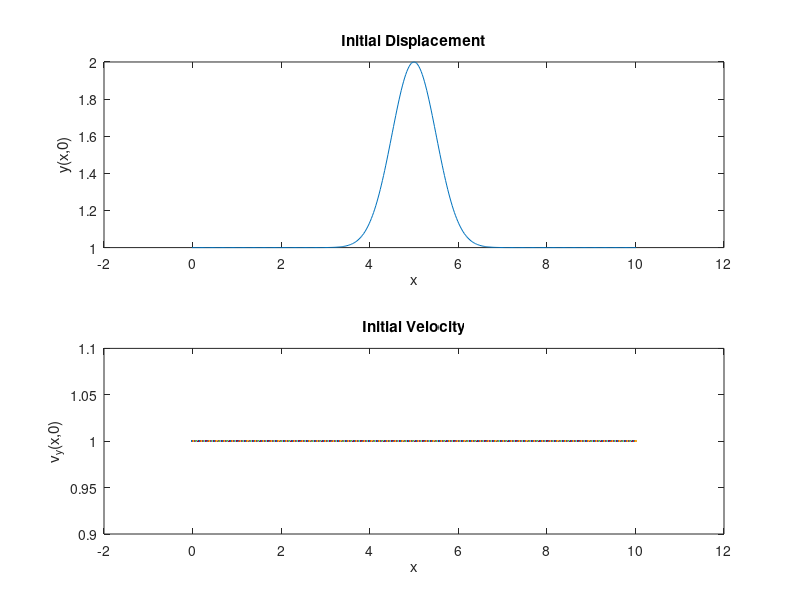

Here is the MATLAB script that generated this plot:
% Staggered Leapfrog Script Template
clear;close all;

% Set the values for parameters
v0=1;

% build a cell-centered grid with N=200 cells
% on the interval x=0 to x=L, with L=1
N = 400;
xmin = 0;
xmax = 10;
L = xmax;
h = (xmax-xmin)/N; % spatial step
x = xmin-h/2:h:xmax+h/2;
j = 2:N+1; % spatial array to express indecies


% define the initial displacement and velocity vs. x
rho = 1+exp(-200*(x/L-1/2).^2);
% for problem 6 f
% rho = zeros(length(x),1);
% for i = 1:length(rho)
%     if x(i) <= L/2
%         rho(i) = 1.0;
%     end
% end
v = v0;

% Choose a time step
taulim=h/v0;
fprintf(' Courant time step limit %g \n',taulim)
tau=input(' Enter the time step - ')

% Get the initial value of yold from the initial y and vy
rhoold=rho;

% Apply the boundary conditions for yold(1) and yold(N+2)
rhoold(1)=2-rhoold(2);
rhoold(N+2)=2*rhoold(N+1)-rhoold(N); 

% plot the initial conditions and pause to look at them
subplot(2,1,1)
plot(x,rho)
xlabel('x');ylabel('y(x,0)');title('Initial Displacement')
subplot(2,1,2)
plot(x,v)
xlabel('x');ylabel('v_y(x,0)');title('Initial Velocity')
pause;

% Choose how long to run and when to plot
tfinal=input(' Enter tfinal - ')
skip=input(' Enter # of steps to skip between plots (faster) - ')
nsteps=tfinal/tau;

% here is the loop that steps the solution along

ymax = 1:nsteps;

figure  % open a new frame for the animation
for n=1:nsteps
   time=n*tau;  % compute the time

   % Use leapfrog and the boundary conditions to load ynew with y
   % at the next time step using y and yold, i.e., ynew(2:N+1)=...
   % Be sure to use colon commands so it will run fast.
   rhonew(j)=rho(j)-tau*v0/2/h*(rho(j+1)-rho(j-1))+v0^2*tau^2/(2*h^2)*(rho(j+1)-2*rho(j)+rho(j-1));
   
   % boundary condition
   rhonew(N+2)=2*rhonew(N+1)-rhonew(N);
   rhonew(1)=2-rhonew(2);
   
   %update yold and y
   rhoold=rho;rho=rhonew;

% make plots every skip time steps
   if mod(n,skip)==0
      plot(x,rho,'b-')
      xlabel('x');ylabel('y');
      title(['Staggered Leapfrog Wave: time=' num2str(time)])
      axis([min(x) max(x) 0 2.5]);
      pause(.1)
   end
   ymax(n)=max(abs(rhonew));
end